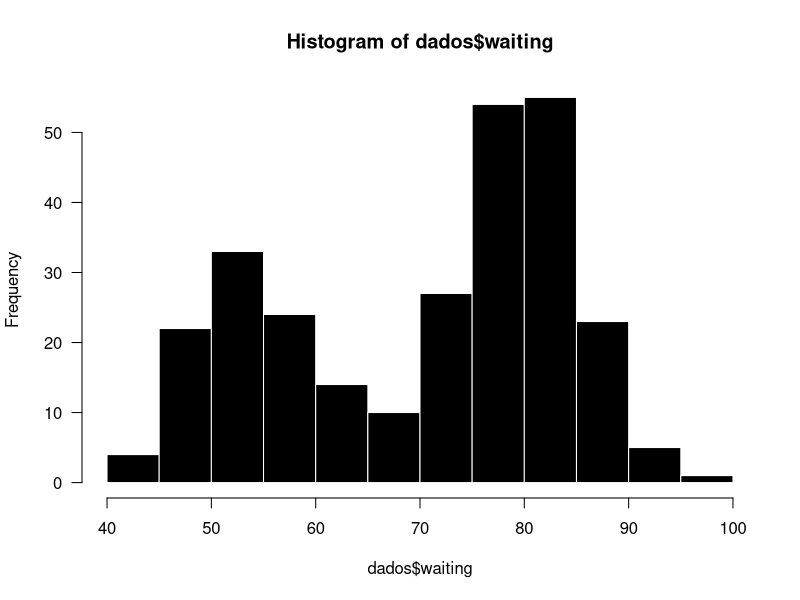
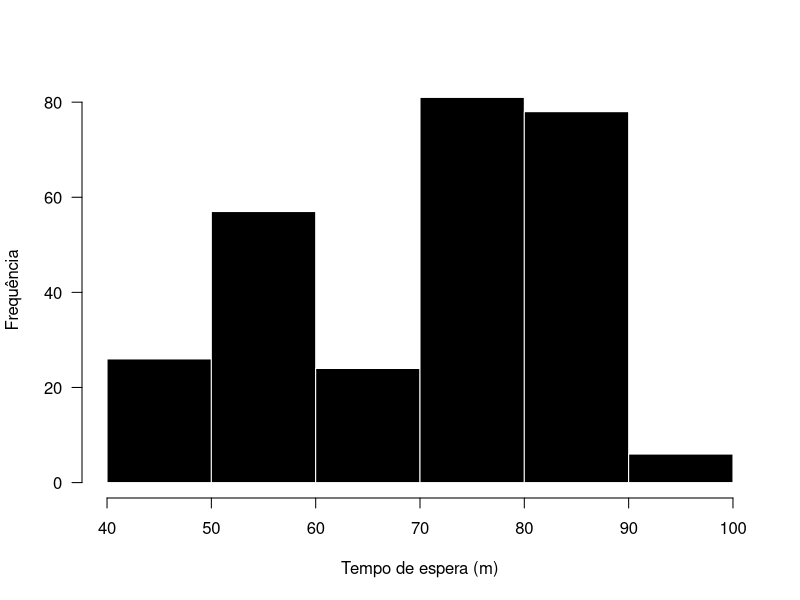
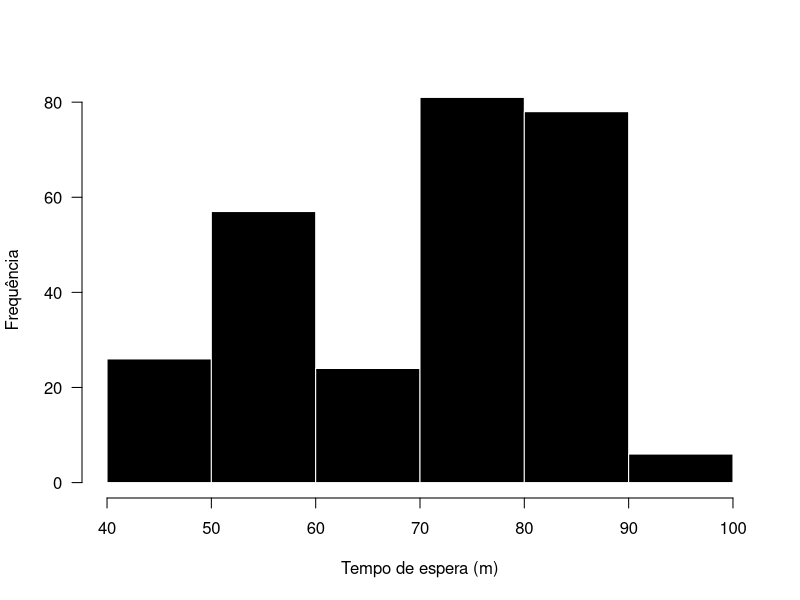
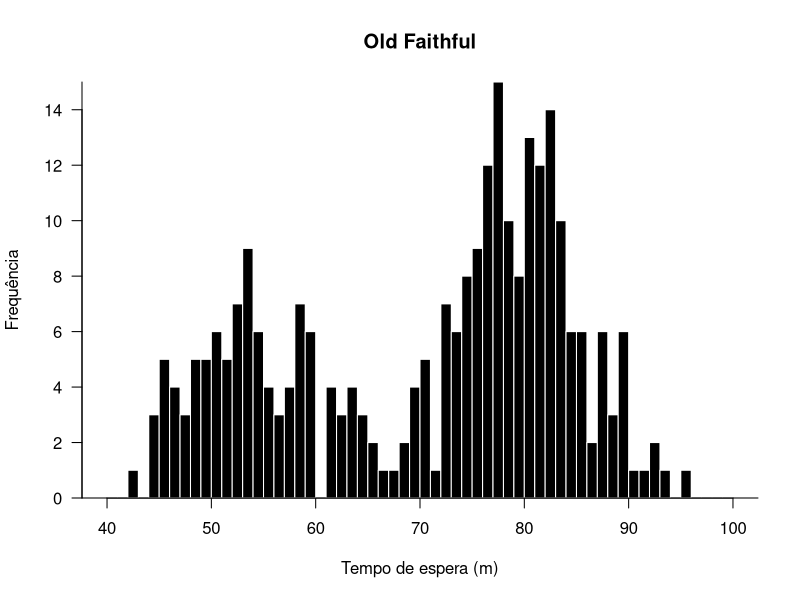
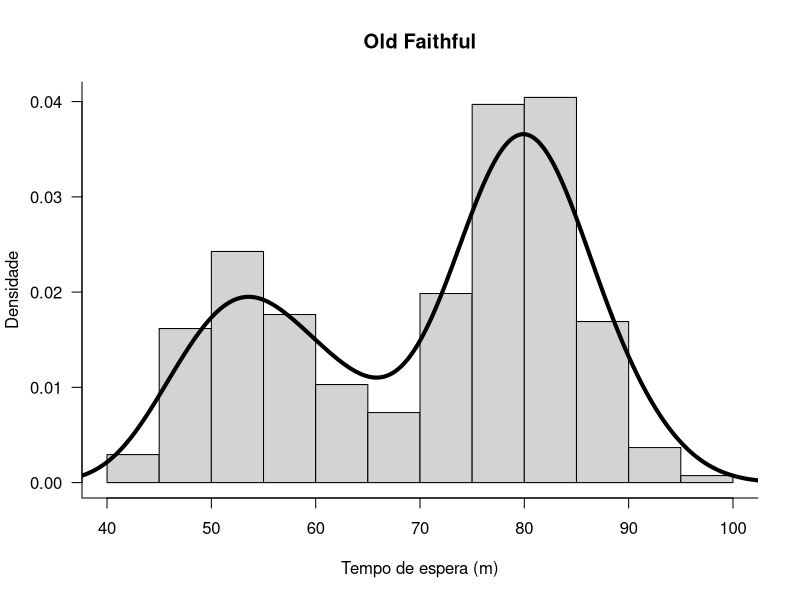

Write R code to recreate these figures, in order.
##====================================================================
#CURSO DE GRÁFICOS EM R
#https://vanderleidebastiani.github.io/tutoriais/Graficos_com_R.html

#GRÁFICOS PERSONALIZADOS

##====================================================================


##===================================================
##HISTOGRAMA
##===================================================

data(faithful) 
dados <- faithful
str(dados)

hist(dados$waiting, 
     las = 1,
     col = "black",
     border = "white")



hist(dados$waiting, 
     las = 1,
     col = "black",
     border = "white",
     breaks = c(40, 50, 60, 70, 80,90, 100),
     xlab = "Tempo de espera (m)", ylab = "Frequência", 
     main = "")

#Personalização dos limites das classes
hist(dados$waiting, 
     las = 1,
     col = "black",
     border = "white",
     breaks = c(40, 50, 60, 70, 80,90, 100),
     xlab = "Tempo de espera (m)", ylab = "Frequência", 
     main = "")


op <- par(yaxs = "i")

hist(dados$waiting, las = 1,
     col = "black",
     border = "white",
     breaks = c(40:100),
     xlab = "Tempo de espera (m)", ylab = "Frequência", 
     main = "Old Faithful")

box(bty = "l")

par(op) # Resetar parâmetros gráficos


#Histograma com densidades
hist(dados$waiting, 
     prob = TRUE,
     las = 1,
     xlab = "Tempo de espera (m)", ylab = "Densidade",
     main = "Old Faithful")

lines(density(dados$waiting), 
      lwd = 4)

box(bty = "l")
